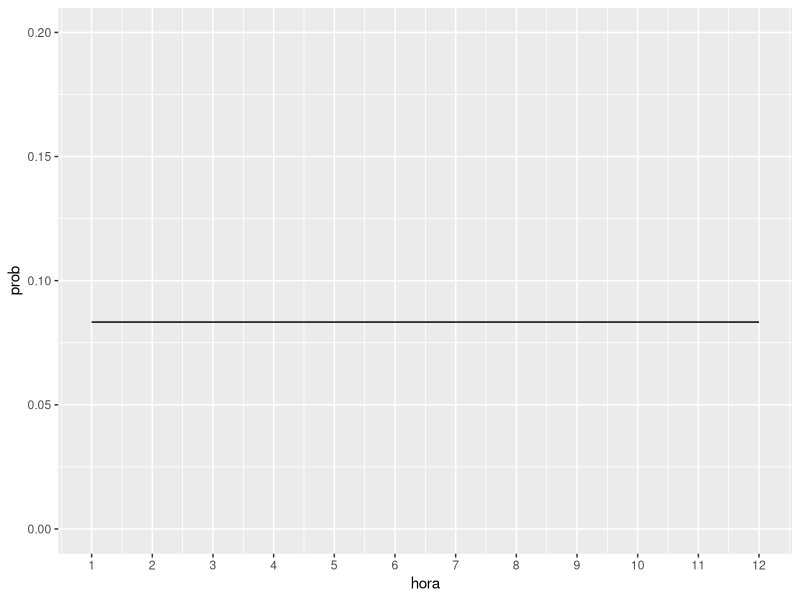
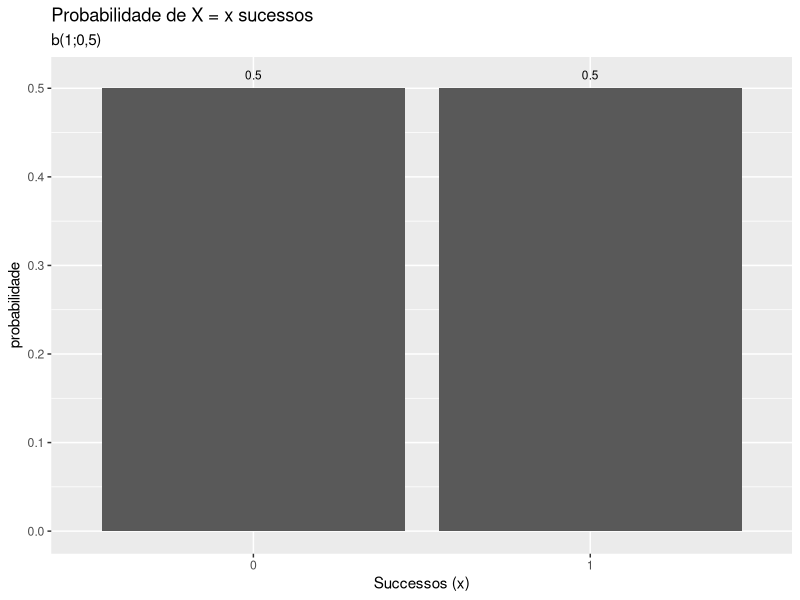
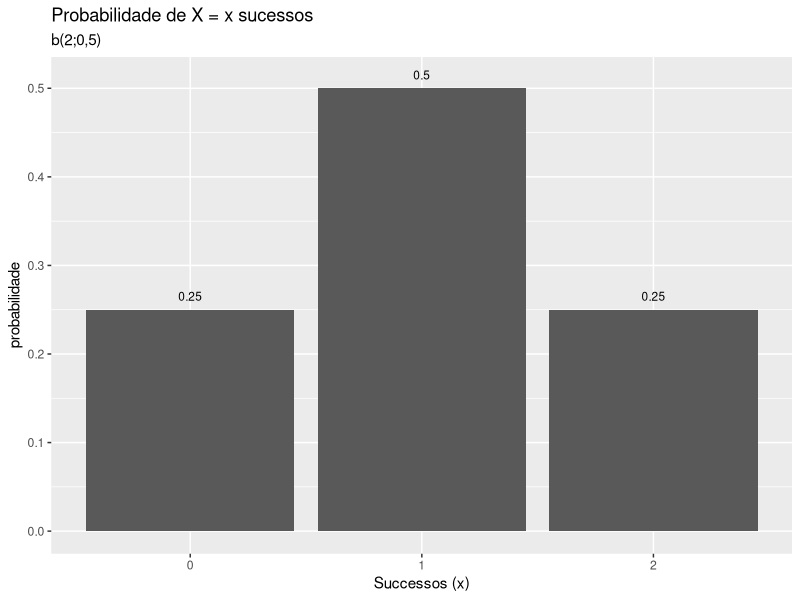
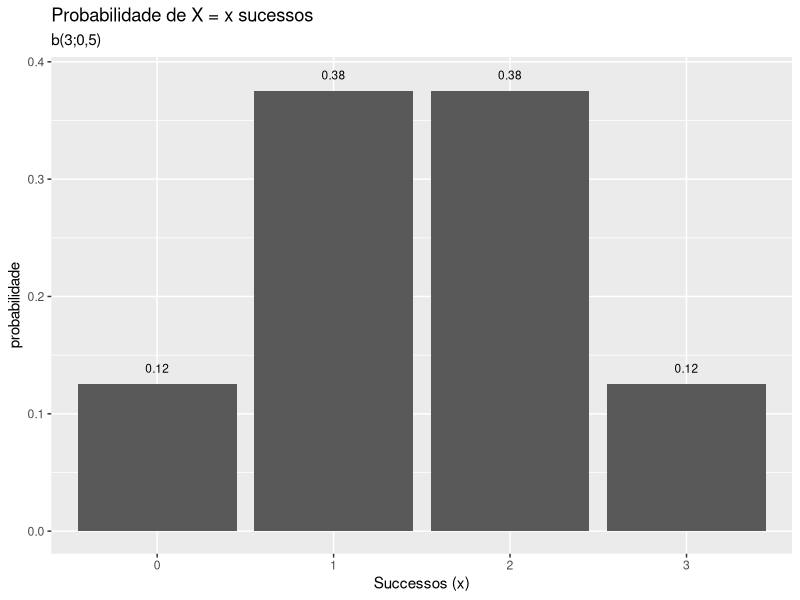
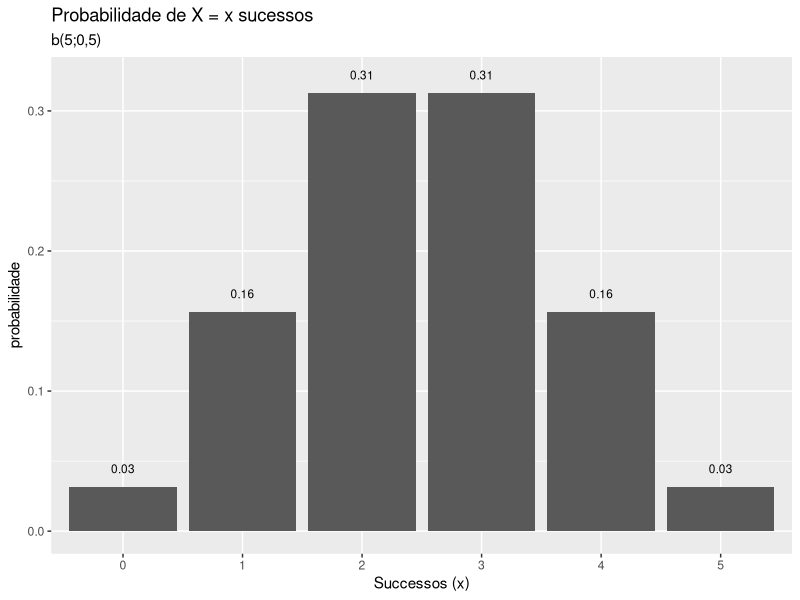
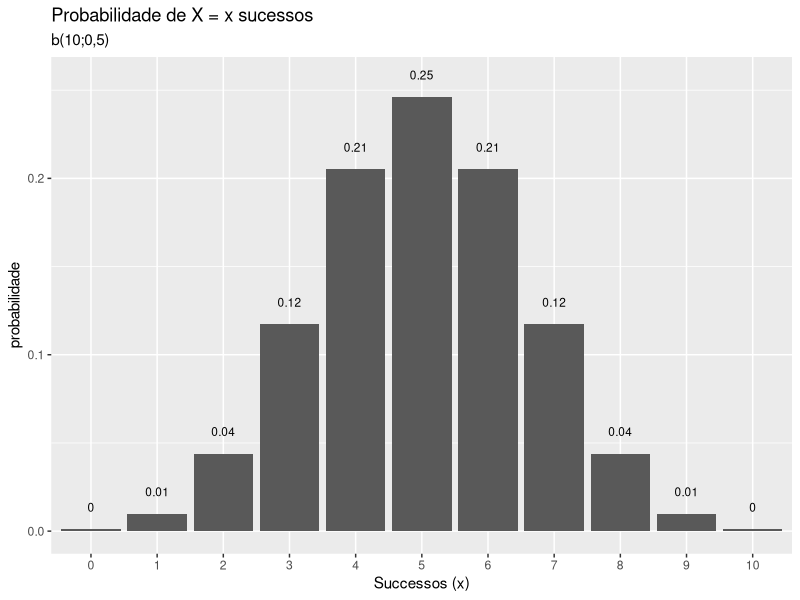

Recreate these plots in R, in order.
## ---- chunk 1
library(ggplot2)

hora <- c(1,2,3,4,5,6,7,8,9,10,11,12)
prob <- c(1/12,1/12,1/12,1/12,1/12,1/12,1/12,1/12,1/12,1/12,1/12,1/12)
horaanalogica <- as.data.frame(cbind(hora, prob))
horaanalogica

ggplot(horaanalogica, aes(hora, prob)) +
  geom_line() +
  xlim(0,13) + ylim(0,0.20) +
  scale_x_continuous(breaks = seq(1,12, by = 1))
## ---- chunk 2
library(dplyr)
library(ggplot2)

data.frame(heads = 0:1, 
           pmf = dbinom(x = 0:1, size = 1, prob = 0.5)) %>%
ggplot(aes(x = factor(heads), y = pmf)) +
  geom_col() +
  geom_text(
    aes(label = round(pmf,2), y = pmf + 0.01),
    position = position_dodge(0.9),
    size = 3,
    vjust = 0
  ) +
  labs(title = "Probabilidade de X = x sucessos",
       subtitle = "b(1;0,5)",
       x = "Successos (x)",
       y = "probabilidade") 
## ---- chunk 3
library(dplyr)
library(ggplot2)

data.frame(heads = 0:2, 
           pmf = dbinom(x = 0:2, size = 2, prob = 0.5)) %>%
ggplot(aes(x = factor(heads), y = pmf)) +
  geom_col() +
  geom_text(
    aes(label = round(pmf,2), y = pmf + 0.01),
    position = position_dodge(0.9),
    size = 3,
    vjust = 0
  ) +
  labs(title = "Probabilidade de X = x sucessos",
       subtitle = "b(2;0,5)",
       x = "Successos (x)",
       y = "probabilidade") 
## ---- chunk 4
library(dplyr)
library(ggplot2)

data.frame(heads = 0:3, 
           pmf = dbinom(x = 0:3, size = 3, prob = 0.5)) %>%
ggplot(aes(x = factor(heads), y = pmf)) +
  geom_col() +
  geom_text(
    aes(label = round(pmf,2), y = pmf + 0.01),
    position = position_dodge(0.9),
    size = 3,
    vjust = 0
  ) +
  labs(title = "Probabilidade de X = x sucessos",
       subtitle = "b(3;0,5)",
       x = "Successos (x)",
       y = "probabilidade") 
## ---- chunk 5
library(dplyr)
library(ggplot2)

data.frame(heads = 0:5, 
           pmf = dbinom(x = 0:5, size = 5, prob = 0.5)) %>%
ggplot(aes(x = factor(heads), y = pmf)) +
  geom_col() +
  geom_text(
    aes(label = round(pmf,2), y = pmf + 0.01),
    position = position_dodge(0.9),
    size = 3,
    vjust = 0
  ) +
  labs(title = "Probabilidade de X = x sucessos",
       subtitle = "b(5;0,5)",
       x = "Successos (x)",
       y = "probabilidade") 
## ---- chunk 6
library(dplyr)
library(ggplot2)

data.frame(heads = 0:10, 
           pmf = dbinom(x = 0:10, size = 10, prob = 0.5)) %>%
ggplot(aes(x = factor(heads), y = pmf)) +
  geom_col() +
  geom_text(
    aes(label = round(pmf,2), y = pmf + 0.01),
    position = position_dodge(0.9),
    size = 3,
    vjust = 0
  ) +
  labs(title = "Probabilidade de X = x sucessos",
       subtitle = "b(10;0,5)",
       x = "Successos (x)",
       y = "probabilidade") 
